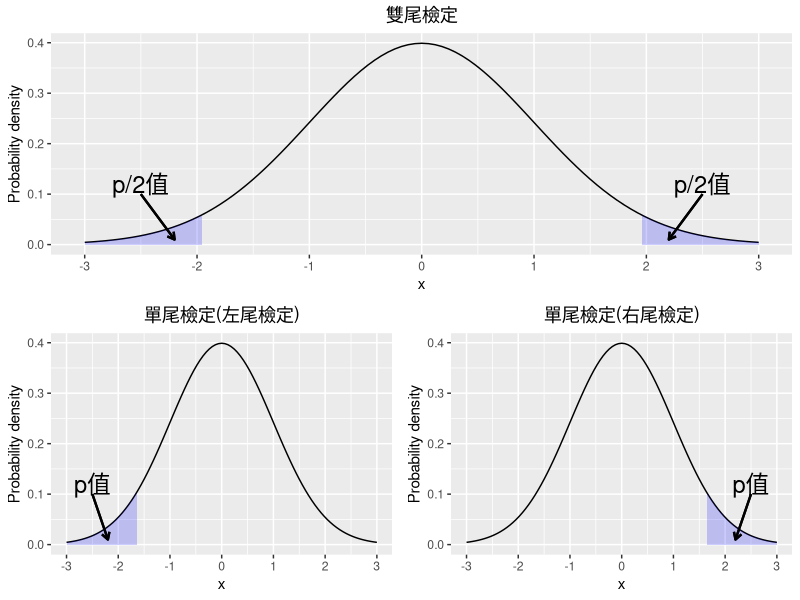

Write the R code that produced this figure.
# file     : p_value_plot.R
# title    : p值法
# author   : Ming-Chang Lee
# date     : 2024.3.12
# YouTube  : https://www.youtube.com/@alan9956
# RWEPA    : http://rwepa.blogspot.tw/
# GitHub   : https://github.com/rwepa
# Email    : alan9956@gmail.com

library(ggplot2)
library(ggpubr)

mu = 0
std = 1

xmin <- -3
xmax <- 3

# 雙尾檢定
score = 1.96
two_tail <- ggplot(data.frame(x = c(xmin, xmax)), aes(x = x)) + 
  ggtitle("雙尾檢定") +
  theme(plot.title = element_text(hjust = 0.5)) +
  stat_function(fun = dnorm, args = list(mean = mu, sd = std)) + 
  stat_function(fun = dnorm, args = list(mean = mu, sd = std), xlim = c(score, xmax),
                geom = "area", fill = "blue", alpha = .2) +
  stat_function(fun = dnorm, args = list(mean = mu, sd = std), xlim = c(xmin, -score),
                geom = "area", fill = "blue", alpha = .2) +
  scale_x_continuous(name = "x", breaks = seq(xmin, xmax, std)) +
  scale_y_continuous(name = "Probability density") +
  geom_segment(aes(x = 2.5, y = 0.1, xend = 2.2, yend = 0.01), 
               arrow = arrow(length = unit(0.2, "cm")),
               lwd = 0.8) +
  annotate("text", x = 2.5, y = 0.12, label = "p/2值", size = 6) +
  geom_segment(aes(x = -2.5, y = 0.1, xend = -2.2, yend = 0.01), 
               arrow = arrow(length = unit(0.2, "cm")),
               lwd = 0.8) +
  annotate("text", x = -2.5, y = 0.12, label = "p/2值", size = 6)

# 單尾檢定(左尾檢定)
score = -1.645
left_tail <- ggplot(data.frame(x = c(xmin, xmax)), aes(x = x)) + 
  ggtitle("單尾檢定(左尾檢定)") +
  theme(plot.title = element_text(hjust = 0.5)) +
  stat_function(fun = dnorm, args = list(mean = mu, sd = std)) + 
  stat_function(fun = dnorm, args = list(mean = mu, sd = std), xlim = c(xmin, score),
                geom = "area", fill = "blue", alpha = .2) +
  scale_x_continuous(name = "x", breaks = seq(xmin, xmax, std)) +
  scale_y_continuous(name = "Probability density") +
  geom_segment(aes(x = -2.5, y = 0.1, xend = -2.2, yend = 0.01), 
               arrow = arrow(length = unit(0.2, "cm")),
               lwd = 0.8) +
  annotate("text", x = -2.5, y = 0.12, label = "p值", size = 6)

# 單尾檢定(右尾檢定)
score = 1.645
right_tail <- ggplot(data.frame(x = c(xmin, xmax)), aes(x = x)) + 
  ggtitle("單尾檢定(右尾檢定)") +
  theme(plot.title = element_text(hjust = 0.5)) +
  stat_function(fun = dnorm, args = list(mean = mu, sd = std)) + 
  stat_function(fun = dnorm, args = list(mean = mu, sd = std), xlim = c(score, xmax),
                geom = "area", fill = "blue", alpha = .2) +
  scale_x_continuous(name = "x", breaks = seq(xmin, xmax, std)) +
  scale_y_continuous(name = "Probability density") +
  geom_segment(aes(x = 2.5, y = 0.1, xend = 2.2, yend = 0.01), 
               arrow = arrow(length = unit(0.2, "cm")),
               lwd = 0.8) +
  annotate("text", x = 2.5, y = 0.12, label = "p值", size = 6)

# 設定上下圖以1行顯示, 上圖為雙尾檢定, 下圖左側為左尾檢定, 下圖右側為右尾檢定
ggarrange(two_tail, ggarrange(left_tail, right_tail), ncol = 1)
# end
